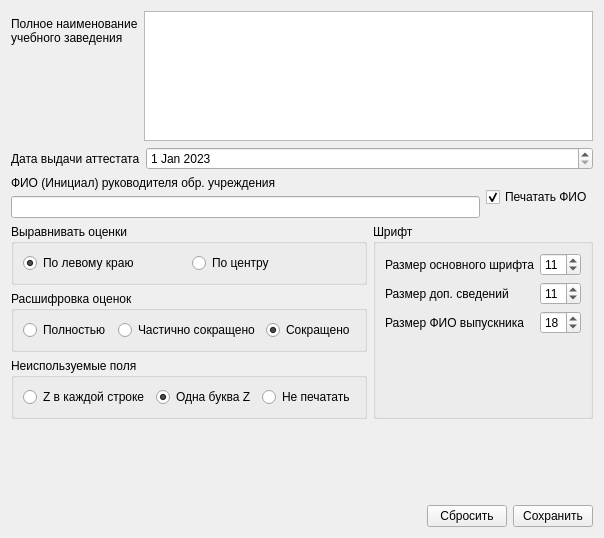
      <widget class="QWidget" name="diploma_settings">
       <attribute name="title">
        <string>Настройки аттестата</string>
       </attribute>
       <layout class="QVBoxLayout" name="verticalLayout_5">
        <item>
         <layout class="QHBoxLayout" name="horizontalLayout_7">
          <item>
           <layout class="QVBoxLayout" name="verticalLayout_3">
            <item>
             <widget class="QLabel" name="school_name_label">
              <property name="text">
               <string>Полное наименование учебного заведения</string>
              </property>
              <property name="scaledContents">
               <bool>false</bool>
              </property>
              <property name="wordWrap">
               <bool>true</bool>
              </property>
              <property name="buddy">
               <cstring>diploma_school_name</cstring>
              </property>
             </widget>
            </item>
            <item>
             <spacer name="verticalSpacer_2">
              <property name="orientation">
               <enum>Qt::Vertical</enum>
              </property>
              <property name="sizeType">
               <enum>QSizePolicy::Maximum</enum>
              </property>
              <property name="sizeHint" stdset="0">
               <size>
                <width>20</width>
                <height>90</height>
               </size>
              </property>
             </spacer>
            </item>
           </layout>
          </item>
          <item>
           <widget class="QPlainTextEdit" name="diploma_school_name">
            <property name="sizePolicy">
             <sizepolicy hsizetype="Expanding" vsizetype="Maximum">
              <horstretch>0</horstretch>
              <verstretch>0</verstretch>
             </sizepolicy>
            </property>
            <property name="maximumSize">
             <size>
              <width>16777215</width>
              <height>130</height>
             </size>
            </property>
            <property name="font">
             <font>
              <pointsize>11</pointsize>
             </font>
            </property>
            <property name="autoFillBackground">
             <bool>false</bool>
            </property>
            <property name="lineWidth">
             <number>1</number>
            </property>
            <property name="verticalScrollBarPolicy">
             <enum>Qt::ScrollBarAlwaysOff</enum>
            </property>
            <property name="horizontalScrollBarPolicy">
             <enum>Qt::ScrollBarAsNeeded</enum>
            </property>
            <property name="lineWrapMode">
             <enum>QPlainTextEdit::NoWrap</enum>
            </property>
            <property name="plainText">
             <string/>
            </property>
           </widget>
          </item>
         </layout>
        </item>
        <item>
         <layout class="QFormLayout" name="formLayout_2">
          <item row="0" column="0">
           <widget class="QLabel" name="diploma_date_label">
            <property name="text">
             <string>Дата выдачи аттестата</string>
            </property>
            <property name="buddy">
             <cstring>diploma_date</cstring>
            </property>
           </widget>
          </item>
          <item row="0" column="1">
           <widget class="QDateEdit" name="diploma_date">
            <property name="date">
             <date>
              <year>2023</year>
              <month>1</month>
              <day>1</day>
             </date>
            </property>
           </widget>
          </item>
         </layout>
        </item>
        <item>
         <layout class="QHBoxLayout" name="horizontalLayout_10">
          <item>
           <layout class="QVBoxLayout" name="verticalLayout">
            <item>
             <widget class="QLabel" name="FST_head_of_edu_label">
              <property name="text">
               <string>ФИО (Инициал) руководителя обр. учреждения</string>
              </property>
              <property name="buddy">
               <cstring>diploma_FST_head_of_edu</cstring>
              </property>
             </widget>
            </item>
            <item>
             <widget class="QLineEdit" name="diploma_FST_head_of_edu">
              <property name="text">
               <string/>
              </property>
             </widget>
            </item>
           </layout>
          </item>
          <item>
           <widget class="QCheckBox" name="diploma_print_FST">
            <property name="text">
             <string>Печатать ФИО</string>
            </property>
            <property name="checked">
             <bool>true</bool>
            </property>
           </widget>
          </item>
         </layout>
        </item>
        <item>
         <layout class="QVBoxLayout" name="verticalLayout_4">
          <item>
           <layout class="QHBoxLayout" name="horizontalLayout_9">
            <property name="sizeConstraint">
             <enum>QLayout::SetDefaultConstraint</enum>
            </property>
            <item>
             <layout class="QVBoxLayout" name="verticalLayout_2">
              <property name="spacing">
               <number>6</number>
              </property>
              <property name="sizeConstraint">
               <enum>QLayout::SetDefaultConstraint</enum>
              </property>
              <item>
               <widget class="QGroupBox" name="ali_rating">
                <property name="sizePolicy">
                 <sizepolicy hsizetype="Preferred" vsizetype="Fixed">
                  <horstretch>0</horstretch>
                  <verstretch>0</verstretch>
                 </sizepolicy>
                </property>
                <property name="minimumSize">
                 <size>
                  <width>0</width>
                  <height>50</height>
                 </size>
                </property>
                <property name="layoutDirection">
                 <enum>Qt::LeftToRight</enum>
                </property>
                <property name="title">
                 <string>Выравнивать оценки</string>
                </property>
                <property name="flat">
                 <bool>false</bool>
                </property>
                <layout class="QHBoxLayout" name="horizontalLayout_4">
                 <item>
                  <widget class="QRadioButton" name="left_corner">
                   <property name="text">
                    <string>По левому краю</string>
                   </property>
                   <property name="checked">
                    <bool>true</bool>
                   </property>
                  </widget>
                 </item>
                 <item>
                  <widget class="QRadioButton" name="center">
                   <property name="text">
                    <string>По центру</string>
                   </property>
                  </widget>
                 </item>
                </layout>
               </widget>
              </item>
              <item>
               <widget class="QGroupBox" name="rating_transcript">
                <property name="sizePolicy">
                 <sizepolicy hsizetype="Preferred" vsizetype="Fixed">
                  <horstretch>0</horstretch>
                  <verstretch>0</verstretch>
                 </sizepolicy>
                </property>
                <property name="minimumSize">
                 <size>
                  <width>0</width>
                  <height>50</height>
                 </size>
                </property>
                <property name="title">
                 <string>Расшифровка оценок</string>
                </property>
                <layout class="QHBoxLayout" name="horizontalLayout_3">
                 <item>
                  <widget class="QRadioButton" name="full">
                   <property name="text">
                    <string>Полностью</string>
                   </property>
                  </widget>
                 </item>
                 <item>
                  <widget class="QRadioButton" name="middle">
                   <property name="text">
                    <string>Частично сокращено</string>
                   </property>
                   <property name="checked">
                    <bool>false</bool>
                   </property>
                  </widget>
                 </item>
                 <item>
                  <widget class="QRadioButton" name="short">
                   <property name="text">
                    <string>Сокращено</string>
                   </property>
                   <property name="checked">
                    <bool>true</bool>
                   </property>
                  </widget>
                 </item>
                </layout>
               </widget>
              </item>
              <item>
               <widget class="QGroupBox" name="Z_field">
                <property name="sizePolicy">
                 <sizepolicy hsizetype="Preferred" vsizetype="Fixed">
                  <horstretch>0</horstretch>
                  <verstretch>0</verstretch>
                 </sizepolicy>
                </property>
                <property name="minimumSize">
                 <size>
                  <width>0</width>
                  <height>50</height>
                 </size>
                </property>
                <property name="title">
                 <string>Неиспользуемые поля</string>
                </property>
                <layout class="QHBoxLayout" name="horizontalLayout_2">
                 <item>
                  <widget class="QRadioButton" name="per_line">
                   <property name="text">
                    <string>Z в каждой строке</string>
                   </property>
                  </widget>
                 </item>
                 <item>
                  <widget class="QRadioButton" name="one">
                   <property name="text">
                    <string>Одна буква Z</string>
                   </property>
                   <property name="checkable">
                    <bool>true</bool>
                   </property>
                   <property name="checked">
                    <bool>true</bool>
                   </property>
                  </widget>
                 </item>
                 <item>
                  <widget class="QRadioButton" name="no_print">
                   <property name="text">
                    <string>Не печатать</string>
                   </property>
                  </widget>
                 </item>
                </layout>
               </widget>
              </item>
             </layout>
            </item>
            <item>
             <widget class="QGroupBox" name="font">
              <property name="sizePolicy">
               <sizepolicy hsizetype="Preferred" vsizetype="Expanding">
                <horstretch>0</horstretch>
                <verstretch>0</verstretch>
               </sizepolicy>
              </property>
              <property name="title">
               <string>Шрифт</string>
              </property>
              <layout class="QFormLayout" name="formLayout">
               <item row="0" column="0">
                <widget class="QLabel" name="font_size_label">
                 <property name="text">
                  <string>Размер основного шрифта</string>
                 </property>
                 <property name="buddy">
                  <cstring>diploma_font_size</cstring>
                 </property>
                </widget>
               </item>
               <item row="0" column="1">
                <widget class="QSpinBox" name="diploma_font_size">
                 <property name="value">
                  <number>11</number>
                 </property>
                </widget>
               </item>
               <item row="2" column="0">
                <widget class="QLabel" name="adv_font_size_label">
                 <property name="text">
                  <string>Размер доп. сведений</string>
                 </property>
                 <property name="buddy">
                  <cstring>diploma_adv_font_size</cstring>
                 </property>
                </widget>
               </item>
               <item row="2" column="1">
                <widget class="QSpinBox" name="diploma_adv_font_size">
                 <property name="value">
                  <number>11</number>
                 </property>
                </widget>
               </item>
               <item row="4" column="0">
                <widget class="QLabel" name="FST_font_size_label">
                 <property name="text">
                  <string>Размер ФИО выпускника</string>
                 </property>
                 <property name="buddy">
                  <cstring>diploma_FST_font_size</cstring>
                 </property>
                </widget>
               </item>
               <item row="4" column="1">
                <widget class="QSpinBox" name="diploma_FST_font_size">
                 <property name="value">
                  <number>18</number>
                 </property>
                </widget>
               </item>
               <item row="5" column="1">
                <spacer name="verticalSpacer_5">
                 <property name="orientation">
                  <enum>Qt::Vertical</enum>
                 </property>
                 <property name="sizeType">
                  <enum>QSizePolicy::Fixed</enum>
                 </property>
                 <property name="sizeHint" stdset="0">
                  <size>
                   <width>20</width>
                   <height>40</height>
                  </size>
                 </property>
                </spacer>
               </item>
              </layout>
             </widget>
            </item>
           </layout>
          </item>
          <item>
           <spacer name="verticalSpacer_3">
            <property name="orientation">
             <enum>Qt::Vertical</enum>
            </property>
            <property name="sizeType">
             <enum>QSizePolicy::Expanding</enum>
            </property>
            <property name="sizeHint" stdset="0">
             <size>
              <width>20</width>
              <height>40</height>
             </size>
            </property>
           </spacer>
          </item>
         </layout>
        </item>
        <item>
         <spacer name="verticalSpacer">
          <property name="orientation">
           <enum>Qt::Vertical</enum>
          </property>
          <property name="sizeHint" stdset="0">
           <size>
            <width>20</width>
            <height>40</height>
           </size>
          </property>
         </spacer>
        </item>
        <item>
         <layout class="QHBoxLayout" name="horizontalLayout">
          <item>
           <spacer name="horizontalSpacer">
            <property name="orientation">
             <enum>Qt::Horizontal</enum>
            </property>
            <property name="sizeHint" stdset="0">
             <size>
              <width>40</width>
              <height>20</height>
             </size>
            </property>
           </spacer>
          </item>
          <item>
           <widget class="QPushButton" name="reset_diploma_settings">
            <property name="text">
             <string>Сбросить</string>
            </property>
           </widget>
          </item>
          <item>
           <widget class="QPushButton" name="save_diploma_settings">
            <property name="text">
             <string>Сохранить</string>
            </property>
           </widget>
          </item>
         </layout>
        </item>
       </layout>
      </widget>
